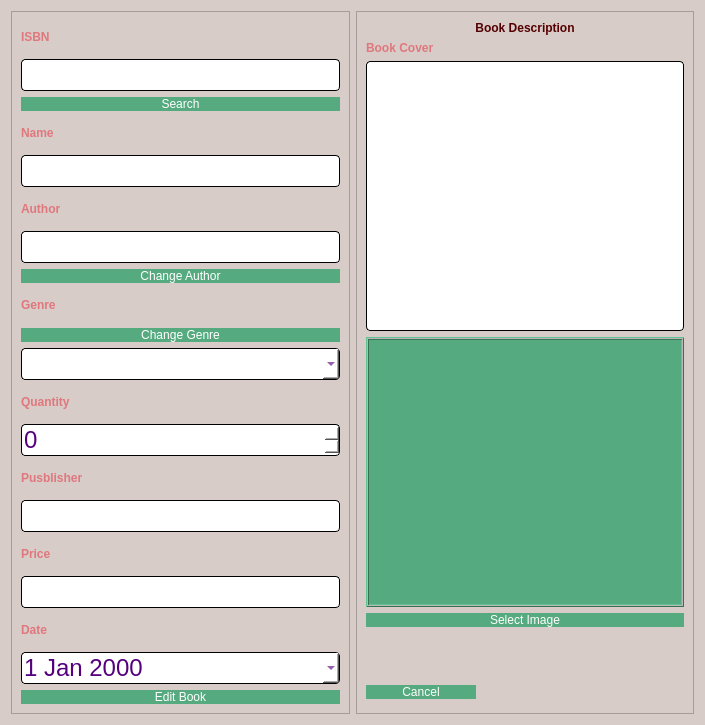
<?xml version="1.0" encoding="UTF-8"?>
<ui version="4.0">
 <class>editBook</class>
 <widget class="QDialog" name="editBook">
  <property name="geometry">
   <rect>
    <x>0</x>
    <y>0</y>
    <width>705</width>
    <height>725</height>
   </rect>
  </property>
  <property name="windowTitle">
   <string>Dialog</string>
  </property>
  <property name="styleSheet">
   <string notr="true">   background-color: #D7CCC8; /* bois clair */</string>
  </property>
  <layout class="QHBoxLayout" name="horizontalLayout_5">
   <item>
    <widget class="QFrame" name="frame">
     <property name="frameShape">
      <enum>QFrame::Shape::StyledPanel</enum>
     </property>
     <property name="frameShadow">
      <enum>QFrame::Shadow::Raised</enum>
     </property>
     <layout class="QVBoxLayout" name="verticalLayout">
      <item>
       <widget class="QLabel" name="label">
        <property name="styleSheet">
         <string notr="true">font: 14pt &quot;georgia&quot;;
color: #e0777d;</string>
        </property>
        <property name="text">
         <string>&lt;html&gt;&lt;head/&gt;&lt;body&gt;&lt;p&gt;&lt;span style=&quot; font-weight:700;&quot;&gt;ISBN&lt;/span&gt;&lt;/p&gt;&lt;/body&gt;&lt;/html&gt;</string>
        </property>
       </widget>
      </item>
      <item>
       <layout class="QHBoxLayout" name="horizontalLayout_3">
        <item>
         <widget class="QLineEdit" name="ISBN">
          <property name="styleSheet">
           <string notr="true">QLineEdit{
	background-color: rgb(255, 255, 255);
	 border: 1px  solid;
     border-radius: 4px;
	font: 24px;color:rgb(85, 0, 127);
}</string>
          </property>
         </widget>
        </item>
       </layout>
      </item>
      <item>
       <widget class="QPushButton" name="searchBtn">
        <property name="styleSheet">
         <string notr="true">QPushButton
{ 
	border-radius:15px;
	font: 16pt &quot;georgia&quot;;
	background-color:rgb(85, 170, 127);
	padding : 0 4px;
	border-radius:20px;
	color:white
}


QPushButton:hover:!pressed

{
background:#52b788;
}
</string>
        </property>
        <property name="text">
         <string>Search</string>
        </property>
       </widget>
      </item>
      <item>
       <widget class="QLabel" name="label_2">
        <property name="styleSheet">
         <string notr="true">font: 14pt &quot;georgia&quot;;
color: #e0777d;</string>
        </property>
        <property name="text">
         <string>&lt;html&gt;&lt;head/&gt;&lt;body&gt;&lt;p&gt;&lt;span style=&quot; font-weight:700;&quot;&gt;Name&lt;/span&gt;&lt;/p&gt;&lt;/body&gt;&lt;/html&gt;</string>
        </property>
       </widget>
      </item>
      <item>
       <widget class="QLineEdit" name="name">
        <property name="styleSheet">
         <string notr="true">QLineEdit{
	background-color: rgb(255, 255, 255);
	 border: 1px  solid;
     border-radius: 4px;
	font: 24px;color:rgb(85, 0, 127);
}</string>
        </property>
       </widget>
      </item>
      <item>
       <widget class="QLabel" name="label_3">
        <property name="styleSheet">
         <string notr="true">font: 14pt &quot;georgia&quot;;
color: #e0777d;</string>
        </property>
        <property name="text">
         <string>&lt;html&gt;&lt;head/&gt;&lt;body&gt;&lt;p&gt;&lt;span style=&quot; font-weight:700;&quot;&gt;Author&lt;/span&gt;&lt;/p&gt;&lt;/body&gt;&lt;/html&gt;</string>
        </property>
       </widget>
      </item>
      <item>
       <layout class="QHBoxLayout" name="horizontalLayout_4">
        <item>
         <widget class="QLineEdit" name="author">
          <property name="enabled">
           <bool>false</bool>
          </property>
          <property name="styleSheet">
           <string notr="true">QLineEdit{
	background-color: rgb(255, 255, 255);
	 border: 1px  solid;
     border-radius: 4px;
	font: 24px;color:rgb(85, 0, 127);
}</string>
          </property>
         </widget>
        </item>
       </layout>
      </item>
      <item>
       <widget class="QPushButton" name="changeAuthorBtn">
        <property name="styleSheet">
         <string notr="true">QPushButton
{ 
	border-radius:15px;
	font: 16pt &quot;georgia&quot;;
	background-color:rgb(85, 170, 127);
	padding : 0 4px;
	border-radius:20px;
	color:white
}


QPushButton:hover:!pressed

{
background:#52b788;
}
</string>
        </property>
        <property name="text">
         <string>Change Author</string>
        </property>
       </widget>
      </item>
      <item>
       <widget class="QLabel" name="label_4">
        <property name="styleSheet">
         <string notr="true">font: 14pt &quot;georgia&quot;;
color: #e0777d;</string>
        </property>
        <property name="text">
         <string>&lt;html&gt;&lt;head/&gt;&lt;body&gt;&lt;p&gt;&lt;span style=&quot; font-weight:700;&quot;&gt;Genre&lt;/span&gt;&lt;/p&gt;&lt;/body&gt;&lt;/html&gt;</string>
        </property>
       </widget>
      </item>
      <item>
       <layout class="QHBoxLayout" name="horizontalLayout_6">
        <item>
         <widget class="QPushButton" name="changeGenreBtn">
          <property name="styleSheet">
           <string notr="true">QPushButton
{ 
	border-radius:15px;
	font: 16pt &quot;georgia&quot;;
	background-color:rgb(85, 170, 127);
	padding : 0 4px;
	border-radius:20px;
	color:white
}


QPushButton:hover:!pressed

{
background:#52b788;
}
</string>
          </property>
          <property name="text">
           <string>Change Genre</string>
          </property>
         </widget>
        </item>
       </layout>
      </item>
      <item>
       <widget class="QComboBox" name="genre">
        <property name="enabled">
         <bool>true</bool>
        </property>
        <property name="styleSheet">
         <string notr="true">QComboBox{
	background-color: rgb(255, 255, 255);
	 border: 1px  solid;
     border-radius: 4px;
	font: 24px;color:rgb(85, 0, 127);
}</string>
        </property>
       </widget>
      </item>
      <item>
       <widget class="QLabel" name="label_5">
        <property name="styleSheet">
         <string notr="true">font: 14pt &quot;georgia&quot;;
color: #e0777d;</string>
        </property>
        <property name="text">
         <string>&lt;html&gt;&lt;head/&gt;&lt;body&gt;&lt;p&gt;&lt;span style=&quot; font-weight:700;&quot;&gt;Quantity&lt;/span&gt;&lt;/p&gt;&lt;/body&gt;&lt;/html&gt;</string>
        </property>
       </widget>
      </item>
      <item>
       <widget class="QSpinBox" name="quantity">
        <property name="styleSheet">
         <string notr="true">QSpinBox{
	background-color: rgb(255, 255, 255);
	 border: 1px  solid;
     border-radius: 4px;
	font: 24px;color:rgb(85, 0, 127);
}</string>
        </property>
        <property name="maximum">
         <number>1000000</number>
        </property>
        <property name="displayIntegerBase">
         <number>10</number>
        </property>
       </widget>
      </item>
      <item>
       <widget class="QLabel" name="label_6">
        <property name="styleSheet">
         <string notr="true">font: 14pt &quot;georgia&quot;;
color: #e0777d;</string>
        </property>
        <property name="text">
         <string>&lt;html&gt;&lt;head/&gt;&lt;body&gt;&lt;p&gt;&lt;span style=&quot; font-weight:700;&quot;&gt;Pusblisher&lt;/span&gt;&lt;/p&gt;&lt;/body&gt;&lt;/html&gt;</string>
        </property>
       </widget>
      </item>
      <item>
       <widget class="QLineEdit" name="publisher">
        <property name="styleSheet">
         <string notr="true">QLineEdit{
	background-color: rgb(255, 255, 255);
	 border: 1px  solid;
     border-radius: 4px;
	font: 24px;color:rgb(85, 0, 127);
}</string>
        </property>
       </widget>
      </item>
      <item>
       <widget class="QLabel" name="label_7">
        <property name="styleSheet">
         <string notr="true">font: 14pt &quot;georgia&quot;;
color: #e0777d;</string>
        </property>
        <property name="text">
         <string>&lt;html&gt;&lt;head/&gt;&lt;body&gt;&lt;p&gt;&lt;span style=&quot; font-weight:700;&quot;&gt;Price&lt;/span&gt;&lt;/p&gt;&lt;/body&gt;&lt;/html&gt;</string>
        </property>
       </widget>
      </item>
      <item>
       <widget class="QLineEdit" name="price">
        <property name="styleSheet">
         <string notr="true">QLineEdit{
	background-color: rgb(255, 255, 255);
	 border: 1px  solid;
     border-radius: 4px;
	font: 24px;color:rgb(85, 0, 127);
}</string>
        </property>
       </widget>
      </item>
      <item>
       <widget class="QLabel" name="label_8">
        <property name="styleSheet">
         <string notr="true">font: 14pt &quot;georgia&quot;;
color: #e0777d;</string>
        </property>
        <property name="text">
         <string>&lt;html&gt;&lt;head/&gt;&lt;body&gt;&lt;p&gt;&lt;span style=&quot; font-weight:700;&quot;&gt;Date&lt;/span&gt;&lt;/p&gt;&lt;/body&gt;&lt;/html&gt;</string>
        </property>
       </widget>
      </item>
      <item>
       <widget class="QDateEdit" name="date">
        <property name="styleSheet">
         <string notr="true">QDateEdit{
	background-color: rgb(255, 255, 255);
	 border: 1px  solid;
     border-radius: 4px;
	font: 24px;color:rgb(85, 0, 127);
}</string>
        </property>
        <property name="calendarPopup">
         <bool>true</bool>
        </property>
       </widget>
      </item>
      <item>
       <widget class="QPushButton" name="editBookBtn">
        <property name="styleSheet">
         <string notr="true">QPushButton
{ 
	border-radius:15px;
	font: 16pt &quot;georgia&quot;;
	background-color:rgb(85, 170, 127);
	padding : 0 4px;
	border-radius:20px;
	color:white
}


QPushButton:hover:!pressed

{
background:#52b788;
}
</string>
        </property>
        <property name="text">
         <string>Edit Book</string>
        </property>
       </widget>
      </item>
     </layout>
    </widget>
   </item>
   <item>
    <widget class="QFrame" name="frame_2">
     <property name="frameShape">
      <enum>QFrame::Shape::StyledPanel</enum>
     </property>
     <property name="frameShadow">
      <enum>QFrame::Shadow::Raised</enum>
     </property>
     <layout class="QVBoxLayout" name="verticalLayout_2">
      <item>
       <widget class="QLabel" name="label_10">
        <property name="styleSheet">
         <string notr="true">font: 14pt &quot;georgia&quot;;
color: #e0777d;</string>
        </property>
        <property name="text">
         <string>&lt;html&gt;&lt;head/&gt;&lt;body&gt;&lt;p align=&quot;center&quot;&gt;&lt;span style=&quot; font-weight:700; color:#550000;&quot;&gt;Book Description&lt;/span&gt;&lt;/p&gt;&lt;/body&gt;&lt;/html&gt;</string>
        </property>
       </widget>
      </item>
      <item>
       <layout class="QVBoxLayout" name="verticalLayout_3">
        <item>
         <widget class="QLabel" name="label_11">
          <property name="styleSheet">
           <string notr="true">font: 14pt &quot;georgia&quot;;
color: #e0777d;</string>
          </property>
          <property name="text">
           <string>&lt;html&gt;&lt;head/&gt;&lt;body&gt;&lt;p&gt;&lt;span style=&quot; font-weight:700;&quot;&gt;Book Cover&lt;/span&gt;&lt;/p&gt;&lt;/body&gt;&lt;/html&gt;</string>
          </property>
         </widget>
        </item>
        <item>
         <widget class="QTextEdit" name="description">
          <property name="styleSheet">
           <string notr="true">QTextEdit{
	background-color: rgb(255, 255, 255);
	 border: 1px  solid;
     border-radius: 4px;
	font: 24px
}</string>
          </property>
         </widget>
        </item>
        <item>
         <widget class="QLabel" name="coverLabel">
          <property name="sizePolicy">
           <sizepolicy hsizetype="Expanding" vsizetype="Expanding">
            <horstretch>0</horstretch>
            <verstretch>0</verstretch>
           </sizepolicy>
          </property>
          <property name="focusPolicy">
           <enum>Qt::FocusPolicy::StrongFocus</enum>
          </property>
          <property name="styleSheet">
           <string notr="true">background-color: rgb(85, 170, 127);
border-color: rgb(0, 0, 0);</string>
          </property>
          <property name="frameShape">
           <enum>QFrame::Shape::Box</enum>
          </property>
          <property name="frameShadow">
           <enum>QFrame::Shadow::Raised</enum>
          </property>
          <property name="midLineWidth">
           <number>1</number>
          </property>
          <property name="text">
           <string/>
          </property>
         </widget>
        </item>
       </layout>
      </item>
      <item>
       <widget class="QPushButton" name="selectImgBtn">
        <property name="styleSheet">
         <string notr="true">QPushButton
{ 
	border-radius:15px;
	font: 16pt &quot;georgia&quot;;
	background-color:rgb(85, 170, 127);
	padding : 0 4px;
	border-radius:20px;
	color:white
}


QPushButton:hover:!pressed

{
background:#52b788;
}
</string>
        </property>
        <property name="text">
         <string>Select Image</string>
        </property>
       </widget>
      </item>
      <item>
       <spacer name="verticalSpacer">
        <property name="orientation">
         <enum>Qt::Orientation::Vertical</enum>
        </property>
        <property name="sizeType">
         <enum>QSizePolicy::Policy::Fixed</enum>
        </property>
        <property name="sizeHint" stdset="0">
         <size>
          <width>20</width>
          <height>48</height>
         </size>
        </property>
       </spacer>
      </item>
      <item>
       <layout class="QHBoxLayout" name="horizontalLayout_2">
        <item>
         <widget class="QPushButton" name="cancelBtn">
          <property name="styleSheet">
           <string notr="true">QPushButton
{ 
	border-radius:15px;
	font: 16pt &quot;georgia&quot;;
	background-color:rgb(85, 170, 127);
	padding : 0 4px;
	border-radius:20px;
	color:white
}


QPushButton:hover:!pressed

{
background:#52b788;
}
</string>
          </property>
          <property name="text">
           <string>Cancel</string>
          </property>
         </widget>
        </item>
        <item>
         <spacer name="horizontalSpacer_2">
          <property name="orientation">
           <enum>Qt::Orientation::Horizontal</enum>
          </property>
          <property name="sizeType">
           <enum>QSizePolicy::Policy::Fixed</enum>
          </property>
          <property name="sizeHint" stdset="0">
           <size>
            <width>208</width>
            <height>23</height>
           </size>
          </property>
         </spacer>
        </item>
       </layout>
      </item>
     </layout>
    </widget>
   </item>
  </layout>
 </widget>
 <resources/>
 <connections/>
</ui>
